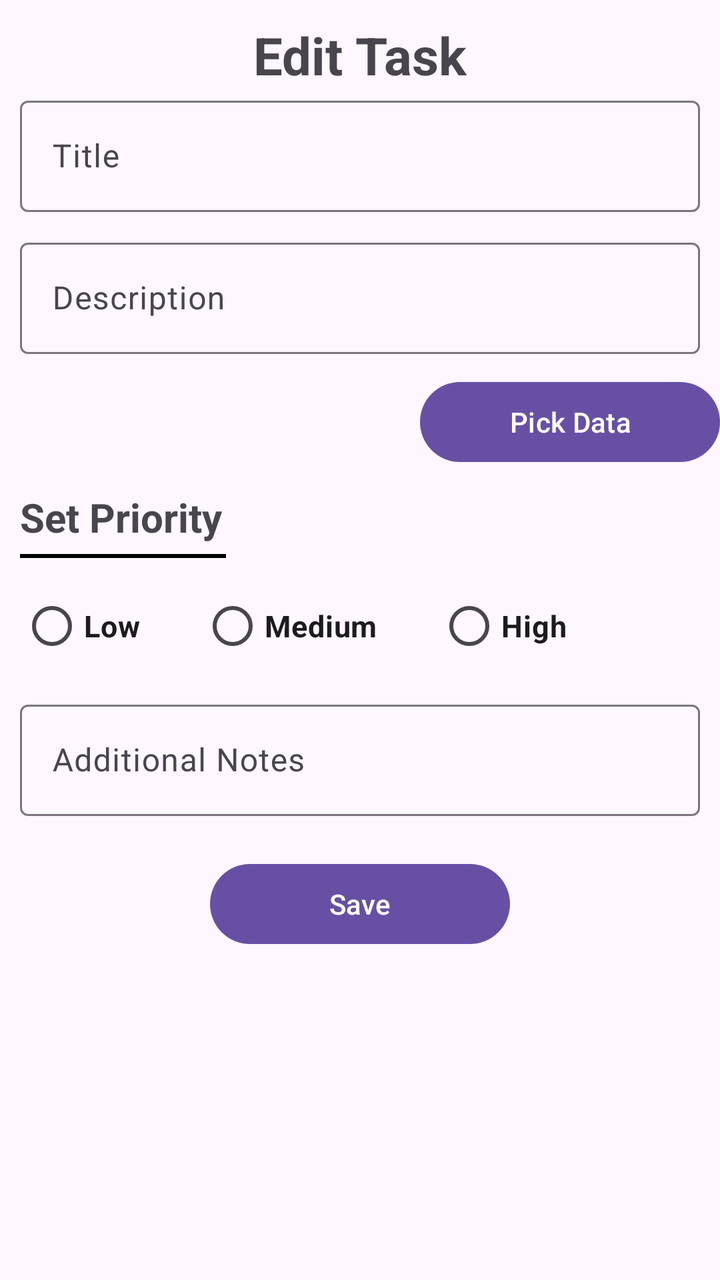
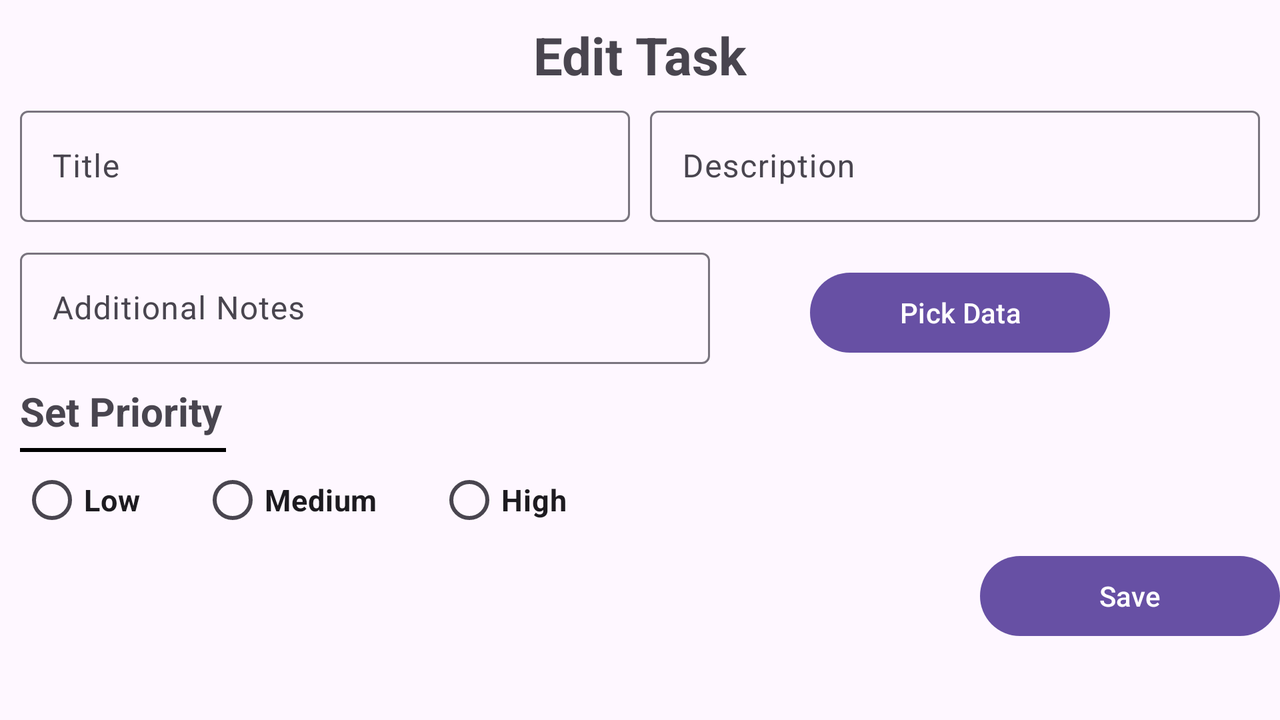

An Android layout and its configuration variant, each rendered on a device that would load it. The default file and the variant file are quoted in full after the pictures.
<!-- AndroidManifest.xml: application theme Theme.Task_Master -->
<!-- res/layout/activity_edit_task.xml -->
<?xml version="1.0" encoding="utf-8"?>
<LinearLayout xmlns:android="http://schemas.android.com/apk/res/android"
    xmlns:app="http://schemas.android.com/apk/res-auto"
    xmlns:tools="http://schemas.android.com/tools"
    android:id="@+id/main"
    android:layout_width="match_parent"
    android:layout_height="match_parent"
    android:orientation="vertical"
    tools:context=".EditTask">


    <TextView
        android:id="@+id/tvEditTask"
        android:layout_width="wrap_content"
        android:layout_height="wrap_content"
        android:textSize="26sp"
        android:textStyle="bold"
        android:layout_gravity="center"
        android:text="@string/edit_task"
        android:layout_marginTop="10dp"

        />

    <com.google.android.material.textfield.TextInputLayout
        android:layout_width="match_parent"
        android:layout_height="wrap_content"
        android:layout_marginLeft="10dp"
        android:layout_marginRight="10dp"
        >


        <com.google.android.material.textfield.TextInputEditText
            android:layout_width="match_parent"
            android:layout_height="wrap_content"
            android:hint="@string/title"
            android:id="@+id/etTitle"
            android:inputType="text"
            />
    </com.google.android.material.textfield.TextInputLayout>

    <com.google.android.material.textfield.TextInputLayout
        android:layout_width="match_parent"
        android:layout_height="wrap_content"
        android:layout_marginTop="10dp"
        android:layout_marginLeft="10dp"
        android:layout_marginRight="10dp"
        >


        <com.google.android.material.textfield.TextInputEditText
            android:layout_width="match_parent"
            android:layout_height="wrap_content"
            android:hint="@string/description"
            android:id="@+id/etDescription"
            android:inputType="text"
            />
    </com.google.android.material.textfield.TextInputLayout>

    <Button
        android:layout_width="150dp"
        android:layout_height="wrap_content"
        android:text="@string/pick_data"
        android:id="@+id/btnPickDate"
        android:layout_gravity="end"
        android:layout_marginTop="10dp"
        />

    <TextView
        android:id="@+id/tvPriority"
        android:layout_width="wrap_content"
        android:layout_height="wrap_content"
        android:textSize="20sp"
        android:textStyle="bold"
        android:text="@string/set_priority"
        android:layout_marginTop="10dp"
        android:layout_marginLeft="10dp"


        />

    <View
        android:layout_width="103dp"
        android:layout_height="2dp"
        android:layout_marginLeft="10dp"
        android:layout_marginTop="5dp"
        android:background="@color/black"

        />

    <RadioGroup
        android:layout_width="wrap_content"
        android:layout_height="wrap_content"
        android:layout_marginTop="10dp"
        android:layout_marginLeft="10dp"
        android:orientation="horizontal"
        android:id="@+id/rgPriority"
        >

        <RadioButton
            android:layout_width="wrap_content"
            android:layout_height="wrap_content"
            android:text="@string/low"
            android:id="@+id/rbLow"
            android:textSize="15sp"
            android:textStyle="bold"

            />

        <RadioButton
            android:layout_width="wrap_content"
            android:layout_height="wrap_content"
            android:text="@string/medium"
            android:id="@+id/rbMedium"
            android:textSize="15sp"
            android:textStyle="bold"
            android:layout_marginLeft="30dp"
            />

        <RadioButton
            android:layout_width="wrap_content"
            android:layout_height="wrap_content"
            android:text="@string/high"
            android:id="@+id/rbHigh"
            android:textSize="15sp"
            android:textStyle="bold"
            android:layout_marginLeft="30dp"
            />

    </RadioGroup>

    <com.google.android.material.textfield.TextInputLayout
        android:layout_width="match_parent"
        android:layout_height="wrap_content"
        android:layout_marginTop="10dp"
        android:layout_marginLeft="10dp"
        android:layout_marginRight="10dp"
        >

        <com.google.android.material.textfield.TextInputEditText
            android:id="@+id/etAddNotes"
            android:layout_width="match_parent"
            android:layout_height="wrap_content"
            android:hint="@string/additional_notes"
            android:inputType="text" />
    </com.google.android.material.textfield.TextInputLayout>

    <Button
        android:id="@+id/btnSave"
        android:layout_width="150dp"
        android:layout_height="wrap_content"
        android:text="@string/save"
        android:layout_marginTop="20dp"
        android:layout_gravity="center"
        />



</LinearLayout>
<!-- resources referenced by this layout -->
<resources>
  <string name="additional_notes">Additional Notes</string>
  <string name="description">Description</string>
  <string name="edit_task">Edit Task</string>
  <string name="high">High</string>
  <string name="low">Low</string>
  <string name="medium">Medium</string>
  <string name="pick_data">Pick Data</string>
  <string name="save">Save</string>
  <string name="set_priority">Set Priority</string>
  <string name="title">Title</string>
  <style name="Theme.Task_Master" parent="Base.Theme.Task_Master" />
  <style name="Base.Theme.Task_Master" parent="Theme.Material3.DayNight.NoActionBar">
          
          
      </style>
</resources>
<!-- res/layout-land/activity_edit_task.xml (the repository's variant of the layout above) -->
<!-- drawn on the phone turned sideways -->
<?xml version="1.0" encoding="utf-8"?>
<LinearLayout xmlns:android="http://schemas.android.com/apk/res/android"
    xmlns:app="http://schemas.android.com/apk/res-auto"
    xmlns:tools="http://schemas.android.com/tools"
    android:id="@+id/main"
    android:layout_width="match_parent"
    android:layout_height="match_parent"
    android:orientation="vertical"
    tools:context=".EditTask">

    <TextView
        android:id="@+id/tvCreateTask"
        android:layout_width="wrap_content"
        android:layout_height="wrap_content"
        android:textSize="26sp"
        android:textStyle="bold"
        android:layout_gravity="center"
        android:text="@string/edit_task"
        android:layout_marginTop="10dp"
        />

    <LinearLayout
        android:layout_width="match_parent"
        android:layout_height="wrap_content"
        android:orientation="horizontal"
        android:layout_marginTop="5dp"
        >

        <com.google.android.material.textfield.TextInputLayout
            android:layout_width="0dp"
            android:layout_height="wrap_content"
            android:layout_weight="1"
            android:layout_marginLeft="10dp"
            >

            <com.google.android.material.textfield.TextInputEditText
                android:layout_width="match_parent"
                android:layout_height="wrap_content"
                android:hint="Title"
                android:id="@+id/etTitle"
                android:inputType="text"
                />
        </com.google.android.material.textfield.TextInputLayout>

        <com.google.android.material.textfield.TextInputLayout
            android:layout_width="0dp"
            android:layout_height="wrap_content"
            android:layout_weight="1"
            android:layout_marginLeft="10dp"
            android:layout_marginRight="10dp"
            >


            <com.google.android.material.textfield.TextInputEditText
                android:layout_width="match_parent"
                android:layout_height="wrap_content"
                android:hint="Description"
                android:id="@+id/etDescription"
                android:inputType="text"
                />
        </com.google.android.material.textfield.TextInputLayout>
    </LinearLayout>

    <LinearLayout
        android:layout_width="match_parent"
        android:layout_height="wrap_content"
        android:orientation="horizontal"
        >

        <com.google.android.material.textfield.TextInputLayout
            android:layout_width="345dp"
            android:layout_height="wrap_content"
            android:layout_marginTop="10dp"
            android:layout_marginLeft="10dp"
            >
            <com.google.android.material.textfield.TextInputEditText
                android:layout_width="match_parent"
                android:layout_height="wrap_content"
                android:hint="Additional Notes"
                android:id="@+id/etAddNotes"
                android:inputType="text"
                />
        </com.google.android.material.textfield.TextInputLayout>

        <Button
            android:layout_width="150dp"
            android:layout_height="wrap_content"
            android:text="@string/pick_data"
            android:id="@+id/btnPickDate"
            android:layout_gravity="center"
            android:layout_marginTop="10dp"
            android:layout_marginStart="50dp"
            />

    </LinearLayout>

    <TextView
        android:id="@+id/tvPriority"
        android:layout_width="wrap_content"
        android:layout_height="wrap_content"
        android:textSize="20sp"
        android:textStyle="bold"
        android:text="@string/set_priority"
        android:layout_marginLeft="10dp"
        android:layout_marginTop="10dp"


        />

    <View
        android:layout_width="103dp"
        android:layout_height="2dp"
        android:layout_marginLeft="10dp"
        android:layout_marginTop="5dp"
        android:background="@color/black"

        />


    <RadioGroup
        android:layout_width="wrap_content"
        android:layout_height="wrap_content"
        android:layout_marginLeft="10dp"
        android:orientation="horizontal"
        android:id="@+id/rgPriority"
        >

        <RadioButton
            android:layout_width="wrap_content"
            android:layout_height="wrap_content"
            android:text="@string/low"
            android:id="@+id/rbLow"
            android:textSize="15sp"
            android:textStyle="bold"

            />

        <RadioButton
            android:layout_width="wrap_content"
            android:layout_height="wrap_content"
            android:text="@string/medium"
            android:id="@+id/rbMedium"
            android:textSize="15sp"
            android:textStyle="bold"
            android:layout_marginLeft="30dp"
            />

        <RadioButton
            android:layout_width="wrap_content"
            android:layout_height="wrap_content"
            android:text="@string/high"
            android:id="@+id/rbHigh"
            android:textSize="15sp"
            android:textStyle="bold"
            android:layout_marginLeft="30dp"
            />

    </RadioGroup>


    <Button
        android:id="@+id/btnSave"
        android:layout_width="150dp"
        android:layout_height="wrap_content"
        android:text="@string/save"
        android:layout_gravity="end"
        />



</LinearLayout>
<!-- resources referenced by the variant -->
<!-- as the phone turned sideways resolves them -->
<resources>
  <string name="edit_task">Edit Task</string>
  <string name="high">High</string>
  <string name="low">Low</string>
  <string name="medium">Medium</string>
  <string name="pick_data">Pick Data</string>
  <string name="save">Save</string>
  <string name="set_priority">Set Priority</string>
  <style name="Theme.Task_Master" parent="Base.Theme.Task_Master" />
  <style name="Base.Theme.Task_Master" parent="Theme.Material3.DayNight.NoActionBar">
          
          
      </style>
</resources>
